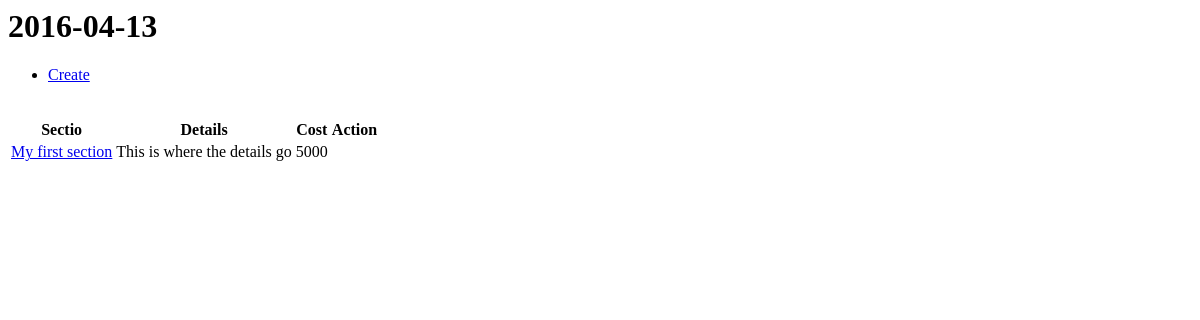
Before: /bids/proposal/1/ with the older database file.
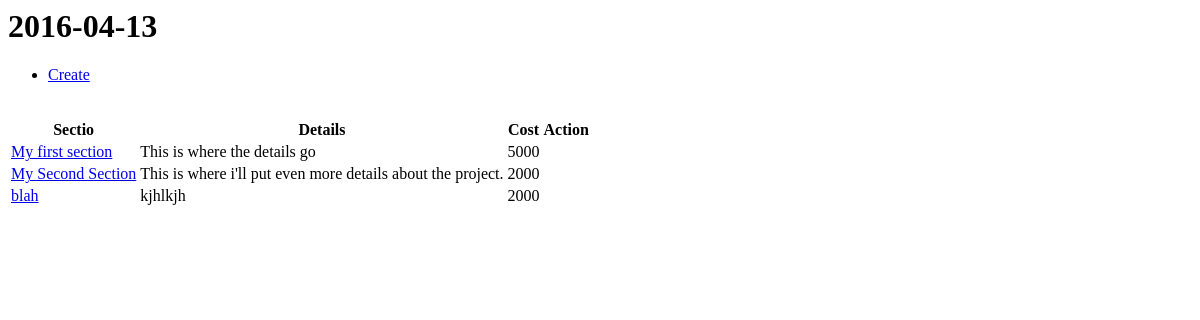
After: the same page with the newer database file.
### bids/models.py (models this page shows, shortened)
class Section(models.Model):
    proposal = models.ForeignKey(Proposal, on_delete=models.CASCADE)
    title = models.CharField(max_length=50)
    details = models.TextField(default='')
    cost = models.IntegerField(null=True)

### bids/views.py (the view)
# urls.py: url(r'^proposal/(?P<pk>[0-9]+)/$', ProposalView.as_view(), name='proposal'),
class ProposalView(DetailView):
    model = Proposal
    template_name = 'bids/proposal_view.html'

### bids/models.py (called while the page is built)
    def __str__(self):
        title = str(self.date_created)
        return title

### bids/templates/bids/proposal_view.html (shortened to what this page needs)
<h1>{{ proposal }}</h1>
      <ul>
        <li><a href="{% url 'bids:create_section' proposal.id %}">Create</a></li>
      </ul>
<table>
  <tr>
    <th>Sectio</th>
    <th>Details</th>
    <th>Cost</th>
    <th>Action</th>
  </tr>
  {% for section in proposal.section_set.all %}
  <tr>
    <td><a href="{% url 'bids:section' section.id %}">{{ section.title }}</td>
    <td>{{ section.details }}</td>
    <td>{{ section.cost }}</td>
  </tr>
  {% endfor %}
</table>

Changed rows visible on the page:
added Section: title "My Second Section", details "This is where i'll put even more details about the project.", cost "2000"
added Section: title "blah", details "kjhlkjh", cost "2000"
